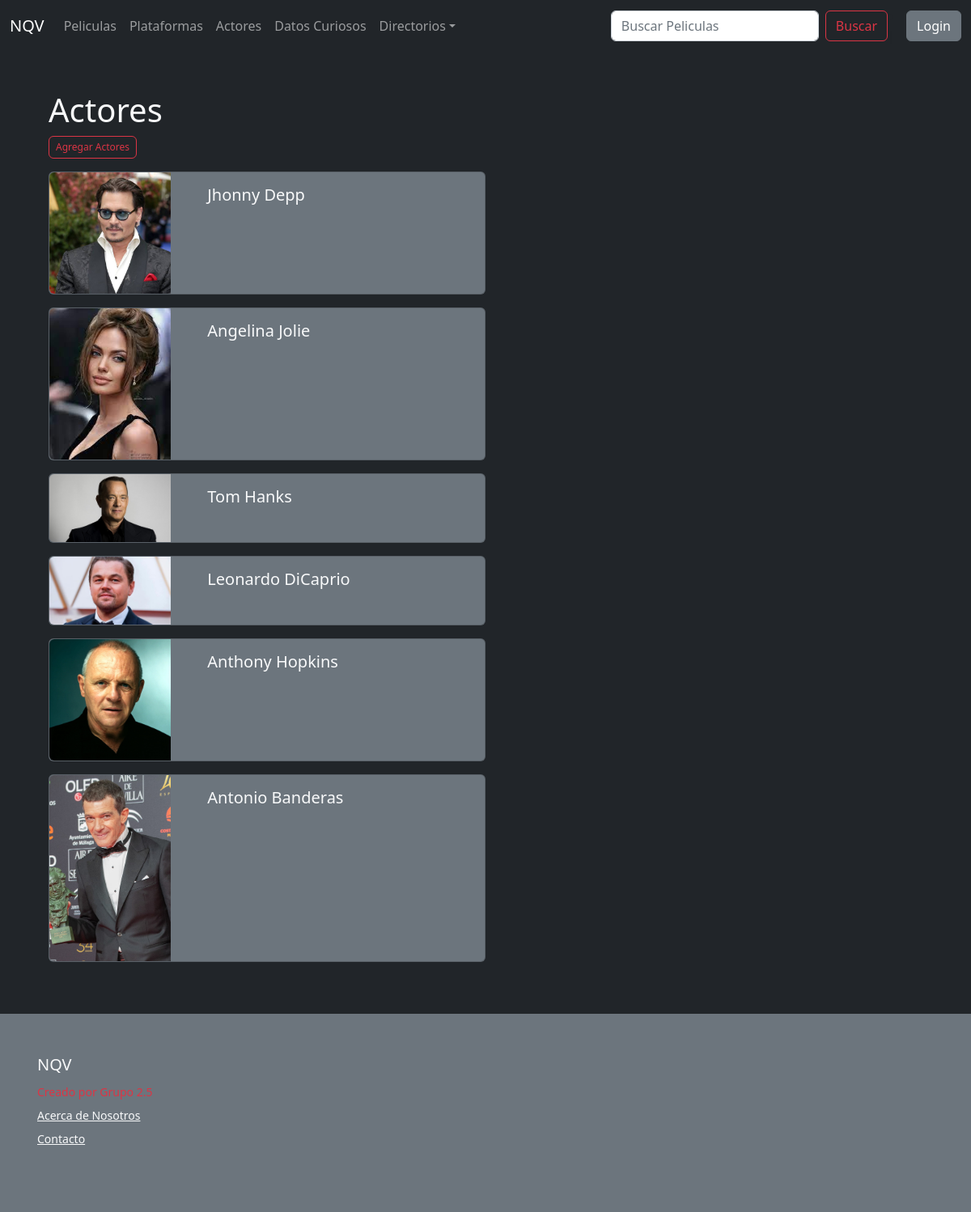
The page /AppNQV/actores on the database its author committed.
### AppNQV/models.py (models this page shows, shortened)
class Actores(models.Model):
    nombre= models.CharField(max_length=40,blank=True, null=True)
    apellido= models.CharField(max_length=40, blank=True, null=True)
    edad= models.IntegerField(blank=True, null=True)
    origen= models.CharField(max_length=40, blank=True, null=True)
    fechaDeNacimiento= models.DateField(blank=True, null=True, verbose_name= 'Fecha de Nacimiento')
    imagen_actores= models.ImageField(upload_to= 'actores', blank=True, null=True, verbose_name= 'Imagen Actores')
    class Meta:
        verbose_name= 'actor'
        verbose_name_plural= 'actores'

### AppNQV/views.py (the view)
# urls.py: path('actores', Lista_actores.as_view(), name ='actores'),#listado actores
class Lista_actores (ListView):
    model = Actores
    template_name = 'actores/actores.html'

### templates/actores/actores.html (shortened to what this page needs)
{% extends "padre.html" %}
{% load static %}
{% block contenidoQueCambia %}
<section class="bg-dark text-light p-5 ">
    <div class="container">
        <h1>Actores</h1>
        <a href="/AppNQV/actores-formulario" button type="button" class="btn btn-outline-danger"
            style="--bs-btn-padding-y: .25rem; --bs-btn-padding-x: .5rem; --bs-btn-font-size: .75rem;">
            Agregar Actores
        </a>
            {% for actor in object_list %}
            <div class="card bg-secondary mb-3" style="max-width: 540px;">
                <div class="row g-0">
                    <div class="col-md-4">
                        {% if actor.imagen_actores %}
                        <a href="/AppNQV/actores-detalle/{{actor.id}}/">
                        <img src="{{actor.imagen_actores.url}}" class="img-fluid rounded-start" width= '150px' height="150px">
                        </a>
                        {%else%}
                        <a href="/AppNQV/actores-detalle/{{actor.id}}/">
                        <img src="media/cinema-vector.jpg" class="img-fluid rounded-start" alt="...">
                        </a>
                        {% endif %}
                    </div>
                    <div class="col-md-8">
                        <div class="card-body">
                            <h5 class="card-title">{{actor.nombre}} {{actor.apellido}}</h5>
                        </div>
                    </div>
                </div>
            </div>
            {% endfor %}
        </div>
</section>
{% endblock %}

### templates/padre.html (shortened to what this page needs)
<!DOCTYPE html>
<html lang="en">
<head>
<link href="https://cdn.jsdelivr.net/npm/bootstrap@5.2.0-beta1/dist/css/bootstrap.min.css" rel="stylesheet">
</head>
<body>
    <nav class="navbar navbar-expand-lg bg-dark navbar-dark">
        <div class="container-fluid">
            <a class="navbar-brand" href="/AppNQV/home">NQV</a>
            <div class="collapse navbar-collapse" id="navbarScroll">
                <ul class="navbar-nav me-auto my-2 my-lg-0 navbar-nav-scroll" style="--bs-scroll-height: 100px;">
                    <li class="nav-item"><a class="nav-link" href="/AppNQV/peliculas">Peliculas</a></li>
                    <li class="nav-item"><a class="nav-link" href="/AppNQV/plataformas">Plataformas</a></li>
                    <li class="nav-item"><a class="nav-link" href="/AppNQV/actores">Actores</a></li>
                    <li class="nav-item"><a class="nav-link" href="/AppNQV/datosCuriosos">Datos Curiosos</a></li>
                    <li class="nav-item dropdown"><a class="nav-link dropdown-toggle" href="#" id="navbarScrollingDropdown" role="button" data-bs-toggle="dropdown" aria-expanded="false">
                            Directorios</a>
                    </li>
                </ul>
            </div>
            <form class="d-flex" role="search" action="/AppNQV/busqueda" method="GET">
                <input class="form-control me-2" type="text" placeholder="Buscar Peliculas" name='search' aria-label="search">
                <button class="btn btn-outline-danger" type="submit">Buscar</button>
            </form>
            <li class="nav-item" style="margin-right: 10pxnone">
                <a class="nav-link" href='#'>|</a>
            </li>
            {% if request.user.is_authenticated %}
                <div class="dropdown">
                    <a class="btn btn-secondary dropdown-toggle" href="#" role="button"
                    id="dropdownMenuLink" data-bs-toggle="dropdown"
                    aria-expanded="false"  style="margin-right: 10pxnone">
                    User: {{user | capfirst}}
                    </a>
                        <ul class="dropdown-menu" aria-labelledby="dropdownMenuLink">
                            <li><a class="dropdown-item" href="/userPage">Cuenta</a></li>
                            <li><a class="dropdown-item" href="/usuarios/logout">Logout</a></li>
                        </ul>
                </div>
                {% else %}
                <button type="button" class="btn btn-secondary">
                    <a class="nav-link" href="/usuarios/login">Login</a>
                </button>
                {% endif %}
        </div>
    </nav>
{% block contenidoQueCambia %}{% endblock %}
</body>
<div class="bg-secondary">
    <div class="container py-4 py-md-5 px-4 px-md-3 bg-secondary">
        <div class="row">
            <div class="col-lg-3 mb-3">
                <a class="d-inline-flex align-items-center mb-2 link-light text-decoration-none" href="/"
                aria-label="NQV">
                <span class="fs-5">NQV</span>
                </a>
            <ul class="list-unstyled small text-muted">
                <li class="mb-2 link-danger">Creado por Grupo 2.5 </li>
                <li class="mb-2 link-light"><a class= 'link-light' href="/acerca-de" target="_blank"
                    rel="noopener" >Acerca de Nosotros</a></li>
                <li class="mb-2"><a class= 'link-light'  href="/contacto" target="_blank"
                        rel="noopener">Contacto</a></li>
            </ul>
            </div>
        </div>
    </div>
</div>
</html>

### rows shown on the page
Actores: imagen_actores (picture), nombre "Jhonny", apellido "Depp"
Actores: imagen_actores (picture), nombre "Angelina", apellido "Jolie"
Actores: imagen_actores (picture), nombre "Tom", apellido "Hanks"
Actores: imagen_actores (picture), nombre "Leonardo", apellido "DiCaprio"
Actores: imagen_actores (picture), nombre "Anthony", apellido "Hopkins"
Actores: imagen_actores (picture), nombre "Antonio", apellido "Banderas"
